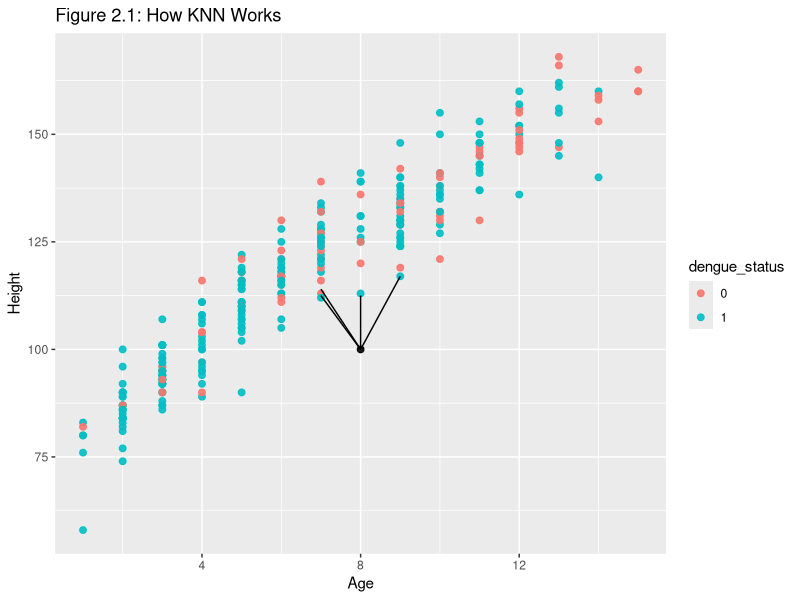
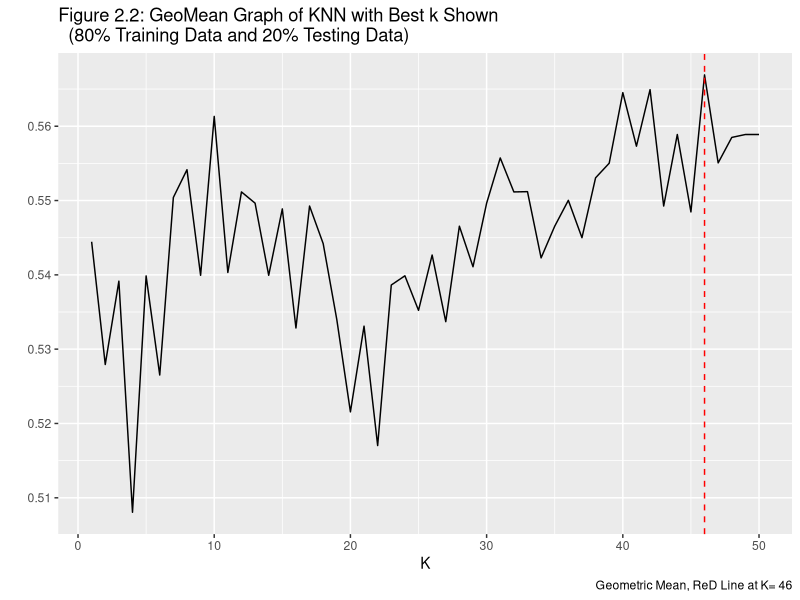
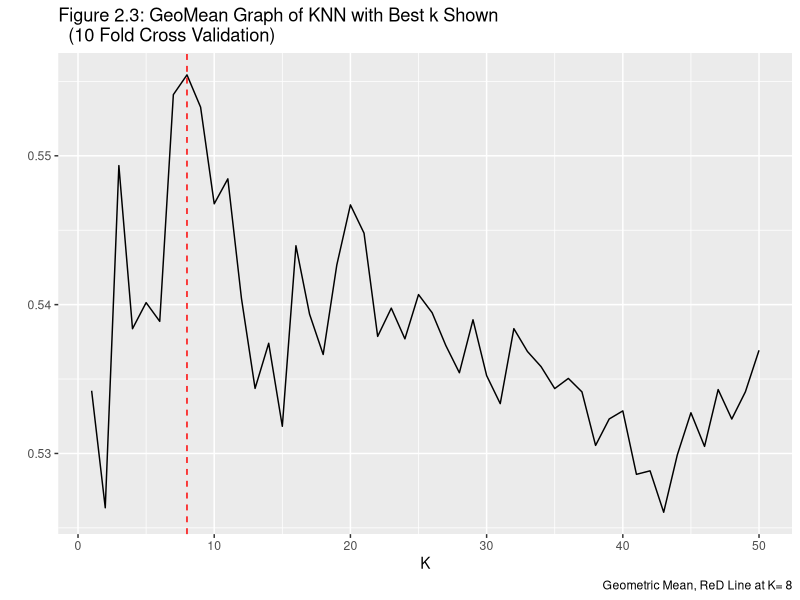
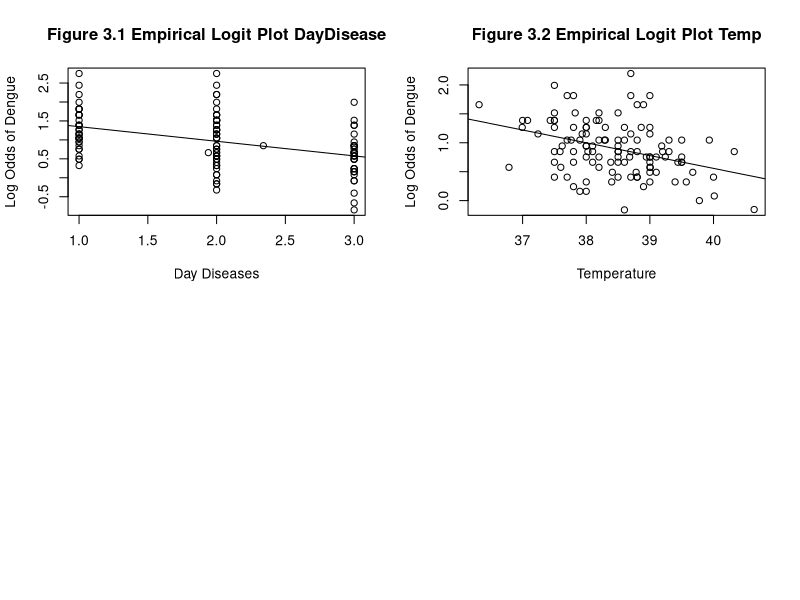
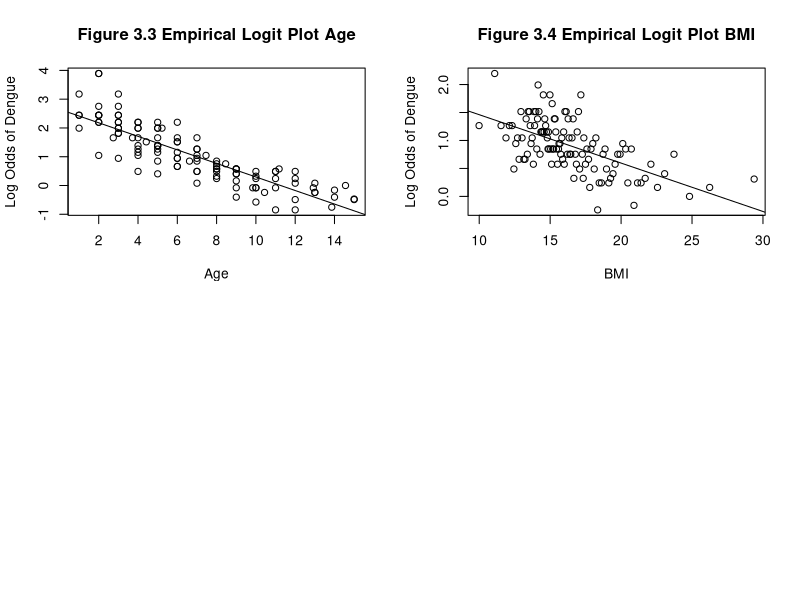
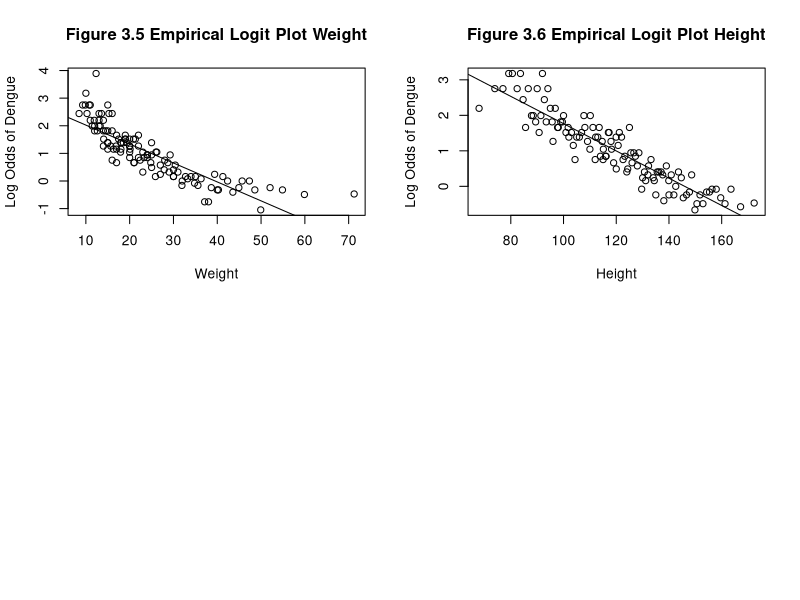
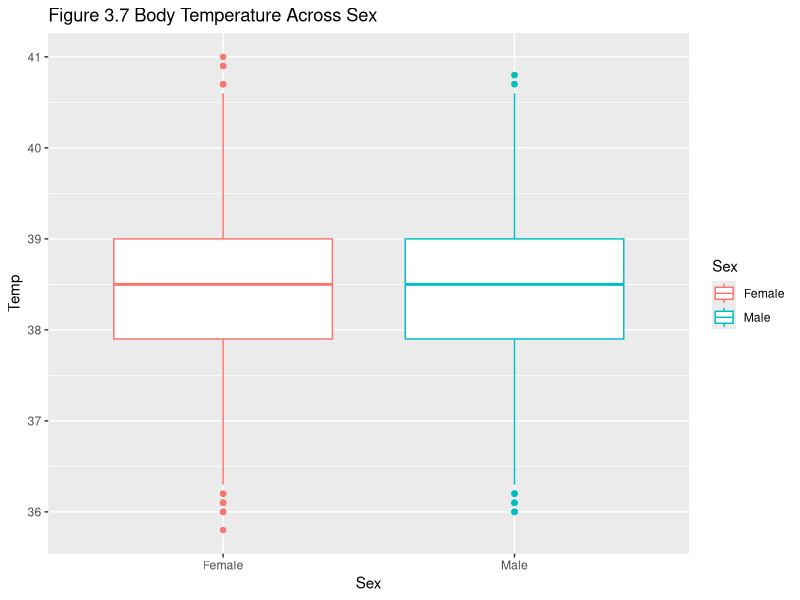
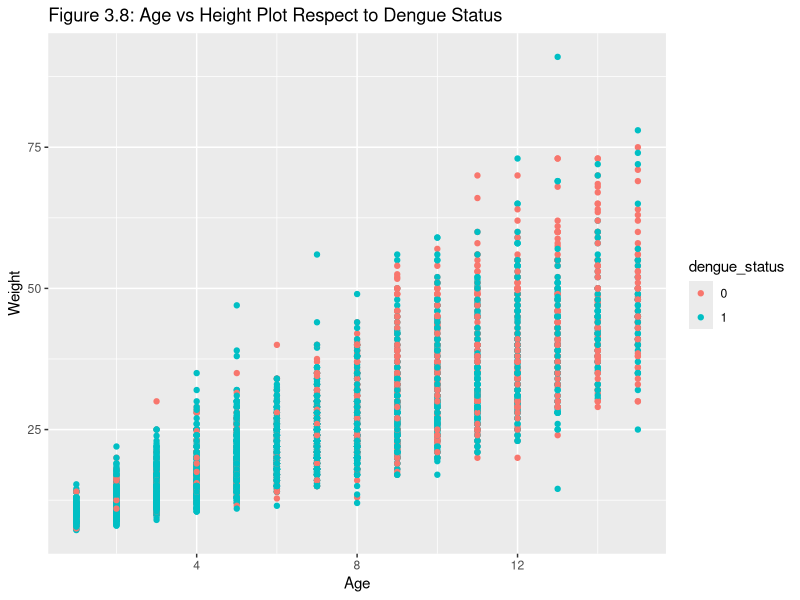

Write R code to recreate these figures, in order.
## ---- chunk 1
knitr::opts_chunk$set(echo = FALSE)
## ---- chunk 2
#Load all required packages
library(ggplot2)
library(broom)
library(gridExtra)
library(dplyr)
library(class)
library(tidyverse)
library(gridExtra)
## ---- chunk 3
#Load dengue data
dengue<-read.csv("dengueData.csv")
## ---- chunk 4
#Checking if NA exists in data set
knitr::kable(sum(is.na(dengue)),col.names = "Missing Value")
## ---- chunk 5
#Take a look on data type and what the data looks like
glimpse(dengue)
## ---- chunk 6
#Create a data set for demo
knnDemo<-data.frame("dengue_status"= dengue$Y,"Age"= dengue$Age, "Height"= dengue$Height)
## ---- chunk 7
numb<-nrow(knnDemo)
#Set a seed for sampling
set.seed(363663)
#Subset a small portion of the full data set for demonstration purpose 
DemoSubsetRow<-sample(1:numb,numb*0.05,replace = FALSE)
SetForDemo<-knnDemo[DemoSubsetRow,]  
## ---- chunk 8
example_data<-data.frame("Age"= rep(NA,1),"Height"=rep(NA,1))
example_data$Age[1]<-8
example_data$Height[1]<-100

SetForDemo<-SetForDemo%>%
  mutate(dengue_status=as.character(dengue_status))
#demoTest<-example_data%>%
 # mutate(dengue_status_test=as.character(dengue_status))
ggplot()+
  geom_point(data = SetForDemo,aes(x=Age,y=Height,col=dengue_status),size=2,alpha=0.9,shape=19)+
  geom_point(data =example_data,aes(x=Age,y=Height),size=2,alpha=0.9,shape=19)+
  geom_segment(aes(x=8,xend=8,
                   y=100,yend=112.5))+
  geom_segment(aes(x=8,xend=7,
                   y=100,yend=112.5))+
  geom_segment(aes(x=8,xend=7,
                   y=100,yend=114))+
  geom_segment(aes(x=8,xend=9,
                   y=100,yend=117))+
  
  ggtitle("Figure 2.1: How KNN Works")
  
  
## ---- chunk 9
knnActual<-dengue
## ---- chunk 10
q<-nrow(knnActual)
#Set a seed for sampling
set.seed(363663)
manually_select<-sample(1:q,q*0.8,replace = "FALSE")
manual_train<-dengue[manually_select,]
manual_test<-dengue[-manually_select,]
storage8020<-data.frame("Predictions" = rep(NA,1146))
#Find rows with positive and negative result
    true1_split<-which(manual_test$Y == 1)
    true0_split<-which(manual_test$Y == 0)
    
#Compute the amount of rows corresponding to each result
    ntrue1_split<-length(true1_split)
    ntrue0_split<-length(true0_split)
    
storage_split<-data.frame("K"= rep(NA,50),"GeoMean"= rep(NA,50))

for(t in 1:50){
  storage_split$K[t]<-t
  k_preds_split<-knn(manual_train[,c(2,3,8,9)],manual_test[,c(2,3,8,9)],k=t,cl=manual_train$Y)
  storage8020$Predictions<-as.numeric(as.character(k_preds_split))
  
  sensitivity_split<-sum(k_preds_split[true1_split] == 1)/ntrue1_split

  specificity_split<-sum(k_preds_split[true0_split] == 0)/ntrue0_split
  storage_split$GeoMean[t]<-sqrt(sensitivity_split*specificity_split)

  

}
  
## ---- chunk 11
#Create plot to find the best k for KNN 
knnSplit<-ggplot(storage_split,aes(K,GeoMean))+
  geom_line()+
  labs(caption = paste("Geometric Mean, ReD Line at K=", which.max(storage_split$GeoMean)),title = "Figure 2.2: GeoMean Graph of KNN with Best k Shown
  (80% Training Data and 20% Testing Data)",y = " ")+
  geom_vline(xintercept = which.max(storage_split$GeoMean),lty = 2,col="red")
knnSplit
## ---- chunk 12
knitr::kable(table(storage8020$Predictions, manual_test$Y), caption= "Table 2.1: Confusion Matrix of Dengue Status Prediction(80% Training & 20% Testing ) ", col = c("Not Dengue", "Dengue"))
## ---- chunk 13
n<-nrow(knnActual)
nk<-50
storage<-data.frame("K"=rep(NA,nk),
                    "Sensitivity" = rep(NA,nk),
                    "Specificity" = rep(NA,nk),
                    "GeoMean" = rep(NA,nk))

#Set a seed for sampling and create a pool and set fold for K fold CV
set.seed(363663)
pool<-rep(1:10,573)

fold<-sample(pool,5726,replace = FALSE)

#Outer loop for increment k 
for(k in 1:nk){
  storage$K[k]<-k
  
  storage_inner<-data.frame("YHat" = rep(NA,n))
  #Inner loop for 10 fold CV
  for(i in 1:10){
    #Find data in each fold
    infold<-which(fold == i)
    
    #Create training and testing sets
    Train_Dengue<-knnActual[-infold,]
    Test_Dengue<-knnActual[infold,]
   (set.seed(363))
    #Run Knn
    k_preds<-knn(Train_Dengue[,c(2,3,8,9)],Test_Dengue[,c(2,3,8,9)],k=k,cl=Train_Dengue$Y)
    
    #store predicted result from each fold to storage_inner and obtain predictions to     the full data set 
    storage_inner$YHat[infold]<-as.numeric(as.character(k_preds))
  }
    #Find rows with positive and negative result
    true1K<-which(dengue$Y == 1)
    true0K<-which(dengue$Y == 0)
    
    #Compute the amount of rows corresponding to each result
    ntrue1K<-length(true1K)
    ntrue0K<-length(true0K)
    #Compute sensitivity and specificity, as well as GeoMetric Mean for determining the best value for k
    sensitivity<-sum(storage_inner$YHat[true1K] == 1)/ntrue1K
    storage$Sensitivity[k]<-sensitivity
    specificity<-sum(storage_inner$YHat[true0K] == 0)/ntrue0K
    storage$Specificity[k]<-specificity
    storage$GeoMean[k]<-sqrt(sensitivity*specificity)
    
    if(k==8){
      YHatOut <- storage_inner$YHat
    }
   
}

## ---- chunk 14
#Create plot to find the best k for KNN 
knnActualPlot<-ggplot(storage,aes(K,GeoMean))+
  geom_line()+
  labs(caption = paste("Geometric Mean, ReD Line at K=", which.max(storage$GeoMean)),title = "Figure 2.3: GeoMean Graph of KNN with Best k Shown
  (10 Fold Cross Validation)",y = " ")+
  geom_vline(xintercept = which.max(storage$GeoMean),lty = 2,col="red")
#Show Plot
knnActualPlot
## ---- chunk 15
knitr::kable(table(YHatOut, dengue$Y), caption= "Table 2.2: Confusion Matrix of Predicting Dengue Status (10 Fold CV & KNN with K = 8)  ", col = c("Not Dengue", "Dengue"))  
## ---- chunk 16
#Load function for empirical logit plot
emplogitPlot <- function(x, y, binsize = NULL, ci = FALSE, probit = FALSE,
prob = FALSE, main = NULL, xlab = "", ylab = "", lowess.in = FALSE){
  
  if(class(y) =="character"){
   y <- as.numeric(as.factor(y))-1
   }
  
  if (length(x) != length(y))
    stop("x and y lengths differ")
  if (any(y < 0 | y > 1))
    stop("y not between 0 and 1")
  if (length(x) < 100 & is.null(binsize))
    stop("Less than 100 observations: specify binsize manually")
  
  if (is.null(binsize)) binsize = min(round(length(x)/10), 50)
  
  if (probit){
    link = qnorm
    if (is.null(main)) main = "Empirical probits"
  } else {
    link = function(x) log(x/(1-x))
    if (is.null(main)) main = "Empirical logits"
  }
  
  sort = order(x)
  x = x[sort]
  y = y[sort]
  a = seq(1, length(x), by=binsize)
  b = c(a[-1] - 1, length(x))
  
  prob = xmean = ns = rep(0, length(a)) # ns is for CIs
  for (i in 1:length(a)){
    range = (a[i]):(b[i])
    prob[i] = mean(y[range])
    xmean[i] = mean(x[range])
    ns[i] = b[i] - a[i] + 1 # for CI 
  }
  
  extreme = (prob == 1 | prob == 0)
  prob[prob == 0] = min(prob[!extreme])
  prob[prob == 1] = max(prob[!extreme])
  
  g = link(prob) # logits (or probits if probit == TRUE)
  
  linear.fit = lm(g[!extreme] ~ xmean[!extreme])
  b0 = linear.fit$coef[1]
  b1 = linear.fit$coef[2]
  
  loess.fit = loess(g[!extreme] ~ xmean[!extreme])
  
  plot(xmean, g, main=main, xlab=xlab, ylab=ylab)
  abline(b0,b1)
  if(lowess.in ==TRUE){
  lines(loess.fit$x, loess.fit$fitted, lwd=2, lty=2)
  }
}
## ---- chunk 17
#Create a data set dedicated for checking condition and EDA
dengueForCheck<-knnActual
## ---- chunk 18
#Display 4 graphs together
op<-par(mfrow=c(2,2))

#Checking linear relationship between log odds that Y=1 and four numeric Xi
logit_DayDisease<-emplogitPlot(x=dengueForCheck$DayDisease,y=dengueForCheck$Y,xlab = "Day Diseases",ylab = "Log Odds of Dengue",main = "Figure 3.1 Empirical Logit Plot DayDisease")

logit_Temp<-emplogitPlot(x=dengueForCheck$Temp,y=dengueForCheck$Y,xlab = "Temperature",ylab = "Log Odds of Dengue",main = "Figure 3.2 Empirical Logit Plot Temp")

## ---- chunk 19
op<-par(mfrow=c(2,2))

logit_Age<-emplogitPlot(x=dengueForCheck$Age,y=dengueForCheck$Y,xlab = "Age",ylab = "Log Odds of Dengue",main = "Figure 3.3 Empirical Logit Plot Age")

logit_BMI<-emplogitPlot(x=dengueForCheck$BMI,y=dengueForCheck$Y,xlab = "BMI",ylab = "Log Odds of Dengue",main = "Figure 3.4 Empirical Logit Plot BMI")

## ---- chunk 20
#Checking linear relationship between log odds that Y=1 and fo

op<-par(mfrow=c(2,2))

emplogitPlot(x=dengueForCheck$Weight,y=dengueForCheck$Y,xlab = "Weight",ylab = "Log Odds of Dengue",main = "Figure 3.5 Empirical Logit Plot Weight")

emplogitPlot(x=dengueForCheck$Height,y=dengueForCheck$Y,xlab = "Height",ylab = "Log Odds of Dengue",main = "Figure 3.6 Empirical Logit Plot Height")
## ---- chunk 21
#Convert sex from a numeric feature to categorical
#dengueForCheck$Sex=as.factor(dengueForCheck$Sex)
dengueForCheck$Sex[dengueForCheck$Sex=="1"]<-"Male"
dengueForCheck$Sex[dengueForCheck$Sex=="2"]<-"Female"

BoxDengue<-ggplot(data=dengueForCheck,aes(x=Sex,y=Temp,fill=Temp,col=Sex))+
  geom_boxplot()+
  ggtitle("Figure 3.7 Body Temperature Across Sex")
BoxDengue
## ---- chunk 22
dengueForCheck<-dengueForCheck%>%
  mutate(dengue_status=as.factor(Y))
ggplot(data=dengueForCheck,aes(x=Age,y=Weight,color=dengue_status))+
  geom_point()+
  ggtitle("Figure 3.8: Age vs Height Plot Respect to Dengue Status")
## ---- chunk 23
#Checking correlations between variable to determine multicolinearity
correlation<-cor(dengueForCheck[,c(2,8:11)])
correlation_tr<-round(correlation,3)
knitr::kable((correlation_tr),caption = "Table 3.1: Correlation Matrix of Numeric Features")
## ---- chunk 24
#Set seed for sampling
set.seed(363663)
n<-nrow(knnActual)
storage_logistic<-data.frame("Predicted" = rep(NA,5726))

#Creating pools and set fold for K fold CV
logisticpool<-rep(1:10,573)

#Sampling for the pool, assign rows with fold number 
logisticfold<-sample(logisticpool,5726,replace = FALSE)

#Subset a data set for training logistic model
logisticTotal<-knnActual[,c(1,2,4,8,9,11,12,13,14,15)]

#Create for loop to train the model 
for(i in 1:10){
  inlogistic<-which(logisticfold==i)
  logisticTrain<-logisticTotal[-inlogistic,]
  logisticTest<-logisticTotal[inlogistic,]
  
  modelTrained<-glm(data=logisticTrain,family = binomial,Y~Sex+Vomiting+Temp+Age*Weight+BMI+Rash+Age+Weight)
  probabilities<-predict(modelTrained,newdata=logisticTest)
  predicted.Y<-ifelse(probabilities>0.5,"1","0")
  storage_logistic$Predicted[inlogistic]<-as.numeric(as.character(predicted.Y))
  
}

modelTotal<-glm(data=dengue,family = binomial,Y~Sex+Vomiting+Temp+Age*Weight+BMI+Rash+Age+Weight)
## ---- chunk 25
modelTotal
## ---- chunk 26
#Formatted Confusion Matrix of Prediction with logistic regression
knitr::kable(table(storage_logistic$Predicted, dengue$Y), caption= "Table 3.2: Confusion Matrix of Predicting Dengue Status (Logistic Regerssion & 10 Fold cv)  ", col = c("Not Dengue", "Dengue"))  
